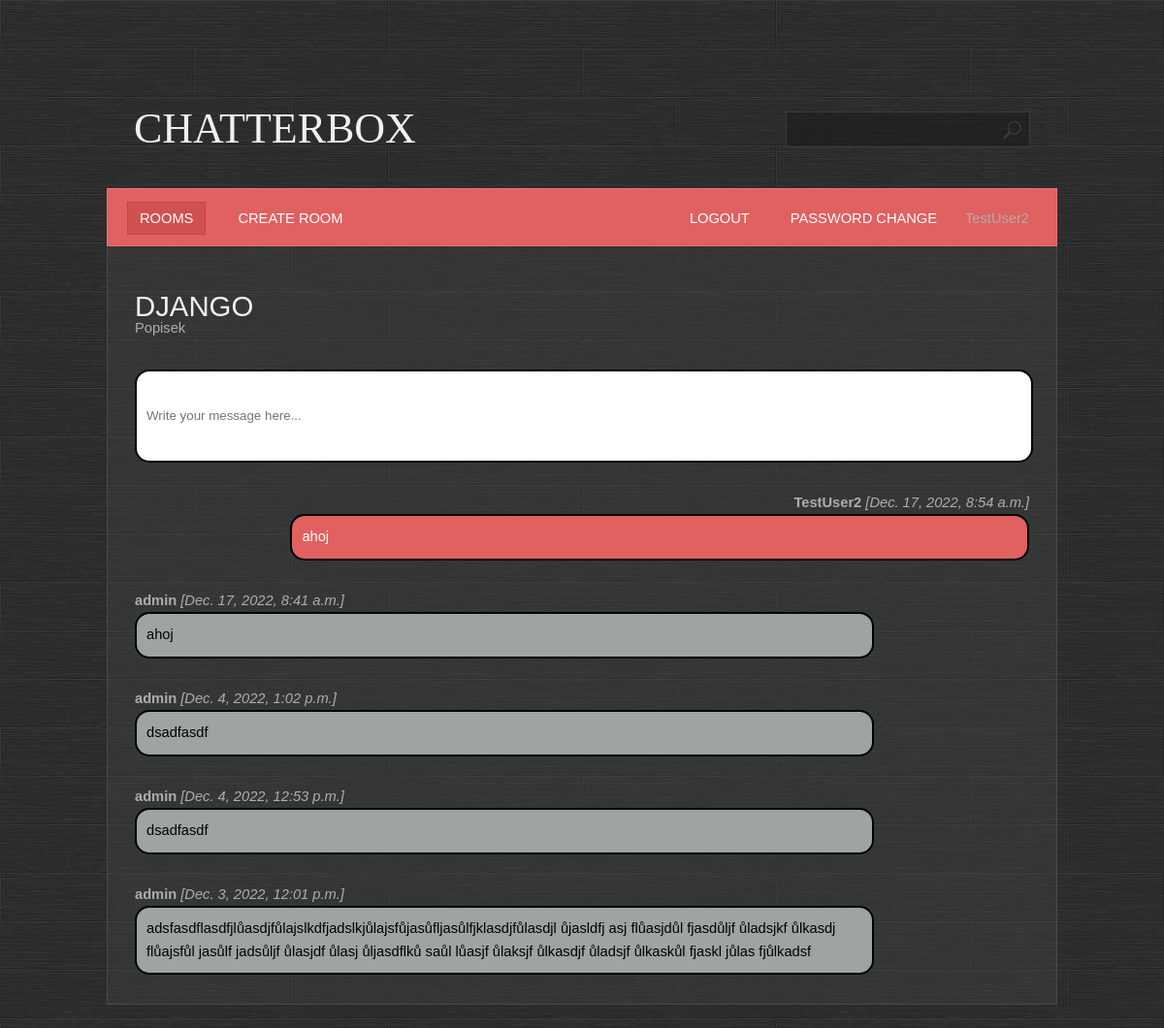
Page /room/detail/1/ (signed in) on the committed database.
### base/models.py (models this page shows, shortened)
class Room(Model):
    name = models.CharField(max_length=200, unique=True)
    description = models.TextField(null=True, blank=True)
    participants = models.ManyToManyField(User, related_name='participants', blank=True)
    created = models.DateTimeField(auto_now_add=True)
    updated = models.DateTimeField(auto_now=True)
    class Meta:
        ordering = ['-created', 'name']

class Message(Model):
    body = models.TextField()
    room = models.ForeignKey(Room, on_delete=models.CASCADE)
    user = models.ForeignKey(User, on_delete=models.CASCADE)
    created = models.DateTimeField(auto_now_add=True)
    updated = models.DateTimeField(auto_now=True)
    class Meta:
        ordering = ['-created', 'body']

### base/views.py (the view, shortened to what this page needs)
# urls.py: path('room/detail/<pk>/', base.views.room, name='room'),
@login_required
@permission_required(['base.view_room', 'base.view_message'])
def room(request, pk):
    LOGGER.warning(request.method)
    room = Room.objects.get(id=pk)
    messages = room.message_set.all()
    context = {'messages': messages, 'room': room}
    return render(request, template_name='base/room.html', context=context)

### base/templates/base/room.html (shortened to what this page needs)
{% extends 'main.html' %}
{% block content %}
    <h1>{{ room.name }}</h1>
    <div class="box">{{ room.description }}</div>
    <div class="box room__message">
        {% if perms.base.add_message %}
            <form method="POST">
                <input name="body" placeholder="Write your message here..."/>
            </form>
        {% endif %}
    </div>
    {% for message in messages %}
        <div class="box">
            {% if user == message.user %}
                <div style="float: right"><b>{{ message.user }}</b> <i>[{{ message.created}}]</i></div>
                <div class="message" style="float: right; background-color: #e16060; color: white ">{{ message.body }}</div>
         {% else %}
                <div><b>{{ message.user }}</b> <i>[{{ message.created}}]</i></div>
                <div class="message">{{ message.body }}</div>
            {% endif %}
        </div>
    {% endfor %}
{% endblock %}

### templates/navbar.html
<ul>
    {% if user.is_authenticated %}
    <li class="first active">
        <a href="{% url 'rooms' %}">Rooms</a>
    </li>
    {% if perms.base.add_room %}
    <li>
        <a href="{% url 'room_create' %}">Create room</a>
    </li>
    {% endif %}
    <li class="last-child">
        {{ user.username }}
    </li>
    <li class="last-child">
        <a href="{% url 'password_change' %}">Password change</a>
    </li>
    <li class="last-child">
        <a href="{% url 'logout' %}">Logout</a>
    </li>
    {% else %}
    <li class="last-child">
        <a href="{% url 'login' %}">Login</a>
    </li>
    {% endif %}
</ul><br class="clearfix"/>

### static/styles/style.css (style rules this page uses)
* { margin: 0; padding: 0; }
a { text-decoration: underline; color: #e8e8e8; }
body { font-size: 11pt; line-height: 1.6em; font-family: Arial, sans-serif; background: #9ea3a3; color: #adadad; background: url(/static/images/bg.jpg); }
h1,h2,h3,h4 { text-transform: uppercase; font-weight: normal; color: #f0f0f0; }
ul { margin-bottom: 1.25em; }
ul { list-style: none; }
.last-child { float:right; }
.message { width: 80%; padding: 10px; color: black; background: #9ea3a3; border-radius: 15px; border: 2px solid black; }
.room__message { background: white; border-radius: 15px; border: 2px solid black; width: 100%; }
.room__message > form > input { resize: none; border: none; outline: none; padding: 10px; height: 4.5rem; width: 100%; }
.box { overflow: hidden; margin: 0 0 30px 0; }
#menu a { text-decoration: none; text-transform: uppercase; color: #ffffff; padding: 8px 12px 8px 12px; border: solid 1px #e16060; }
#menu ul { list-style: none; }
#menu ul li { display: inline; padding: 0 8px 0 8px; }
#menu ul li.first { padding-left: 0; }
#menu ul li.active a { background: #D15050; border: solid 1px #C64545; }

### rows in the picture
Room: name "DJANGO", description "Popisek"
Message: user "TestUser2", created "Dec. 17, 2022, 8:54 a.m.", body "ahoj"
Message: user "admin", created "Dec. 17, 2022, 8:41 a.m.", body "ahoj"
Message: user "admin", created "Dec. 4, 2022, 1:02 p.m.", body "dsadfasdf"
Message: user "admin", created "Dec. 4, 2022, 12:53 p.m.", body "dsadfasdf"
Message: user "admin", created "Dec. 3, 2022, 12:01 p.m.", body "adsfasdflasdfjlůasdjfůlajslkdfjadslkjůlajsfůjasůfljasůlfjklasdjfůlasdjl ůjasldfj asj flůasjdůl fjasdůljf ůladsjkf ůlkasdj flůajsfůl jasůlf jadsůljf ůlasjdf ůlasj ůljasdflků saůl lůasjf ůlaksjf ůlkasdjf ůladsjf ůlkaskůl fjaskl jůlas fjůlkadsf"

### other values in the picture
{{ user.username }} "TestUser2"
